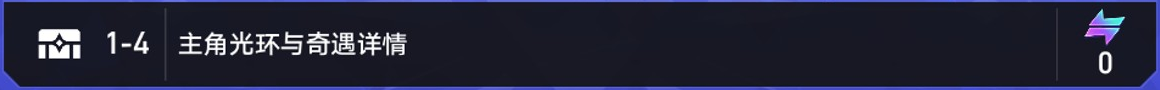
#> input picture tests/fixtures/cw/aura-header-1-4.png, 1160 x 90 px
$ python -i build-cw-resource-bundle.py   (imports and definitions only)
#> lines starting #> are read from the running program, lines starting #| are printed output that depends on the picture
#> further down, picture is the input picture: PIL image 1160x90 RGB; mean R, G, B 35.3, 36.6, 56.3
from __future__ import annotations

import argparse
from collections.abc import Iterable, Mapping
from datetime import datetime, timezone
from hashlib import sha256
import json
from pathlib import Path
import shutil
from tempfile import TemporaryDirectory
from typing import Any

from PIL import Image

from trail.core.errors import TrailError
from trail.scenes.cw.catalog import clean_cw_trait_entry, merge_cw_trait_entries
from trail.scenes.cw.equipment_resources import (
    EquipmentCatalogEntry,
    EQUIPMENT_ICON_MAX_BYTES,
    build_cw_equipment_catalog,
    equipment_bundle_manifest_entry,
    safe_equipment_cache_segment,
    write_verified_equipment_icon,
)
from trail.scenes.cw.guide import download_cw_guide_config_data, normalize_cw_guide_config_data
from trail.scenes.cw.role_resources import (
    RoleCatalogEntry,
    ROLE_ICON_MAX_BYTES,
    build_cw_role_catalog,
    download_role_icon_bytes,
    safe_role_cache_segment,
    write_verified_role_icon,
)
from trail.scenes.cw.static_resources import (
    CW_RESOURCE_BUNDLE_SCHEMA_VERSION,
    CW_ROLE_FEATURE_SCHEMA_VERSION,
    CW_ROLE_MANIFEST_SCHEMA_VERSION,
    CW_ROLE_RECOGNIZER_ALGORITHM_VERSION,
    CW_SLOT_EMPTY_TEMPLATE_VERSION,
    CW_SLOT_GEOMETRY_VERSION,
    _validate_role_empty_template_path,
    load_cw_resource_bundle_from_path,
    write_bundle_json,
    write_bundle_manifest,
)


ROOT = Path(__file__).resolve().parents[1]
DEFAULT_OUTPUT_ROOT = ROOT / "trail" / "scenes" / "cw" / "generated"
DEFAULT_EMPTY_TEMPLATE_ROOT = ROOT / "trail" / "scenes" / "cw" / "assets" / "slots"
ROLE_TARGET_SIZE = (103, 120)
ROLE_FEATURE_SIZE = (64, 64)
ROLE_AVATAR_ROI = [5, 4, 98, 108]
ROLE_HIST_BINS = (16, 16, 16)
TARGET_SEASON = ("4.7", "2", "1")


def _is_path_link(path: Path) -> bool:
    is_junction = getattr(path, "is_junction", None)
    return path.is_symlink() or (callable(is_junction) and is_junction())


# [6 lines left out: function _iter_dicts, not called in this run]


def _normalized_name(value: object) -> str:
    return "".join(str(value or "").split()).lower()


def _by_key(items: Iterable[dict], key: str) -> dict[str, dict]:
    return {str(item[key]): item for item in items if item.get(key) is not None}


def _by_name(items: Iterable[dict], key: str = "name") -> dict[str, dict]:
    return {str(item[key]): item for item in items if item.get(key)}


# [39 lines left out: functions _indexes, _build_precomputed_equipment_features, not called in this run]


def _pixel_payload(image: Image.Image, mode: str) -> dict[str, Any]:
    normalized = image.convert(mode)
    return {"mode": mode, "size": list(normalized.size), "data": list(normalized.tobytes())}


# [5 lines left out: function _normalized_rgba, not called in this run]


def _alpha_mask(image: Image.Image, size: tuple[int, int]) -> Image.Image:
    return image.convert("RGBA").getchannel("A").resize(size, Image.Resampling.LANCZOS)


def _image_data(image: Image.Image):
    get_flattened_data = getattr(image, "get_flattened_data", None)
    return get_flattened_data() if callable(get_flattened_data) else image.getdata()


def _hsv_histogram(image: Image.Image) -> list[float]:
    rgba = image.convert("RGBA").resize(ROLE_FEATURE_SIZE, Image.Resampling.LANCZOS)
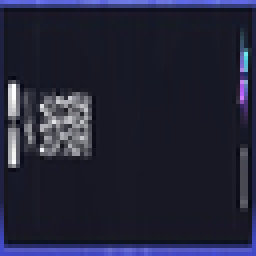
#> rgba: PIL image 64x64 RGBA (shown 4 times larger); mean R, G, B, A 35.3, 36.5, 56, 255
    hsv = rgba.convert("HSV")
#> hsv: PIL image 64x64 HSV; mean H, S, V 167.3, 93.4, 56
    alpha = rgba.getchannel("A")
#> alpha: PIL image 64x64 L; every value is 255
    histogram = [0.0] * (ROLE_HIST_BINS[0] * ROLE_HIST_BINS[1] * ROLE_HIST_BINS[2])
    total = 0.0
    for (hue, saturation, value), weight in zip(_image_data(hsv), _image_data(alpha)):
        if weight <= 8:
            continue
        hue_bin = min(ROLE_HIST_BINS[0] - 1, hue * ROLE_HIST_BINS[0] // 256)
        saturation_bin = min(ROLE_HIST_BINS[1] - 1, saturation * ROLE_HIST_BINS[1] // 256)
        value_bin = min(ROLE_HIST_BINS[2] - 1, value * ROLE_HIST_BINS[2] // 256)
        index = hue_bin * ROLE_HIST_BINS[1] * ROLE_HIST_BINS[2] + saturation_bin * ROLE_HIST_BINS[2] + value_bin
        histogram[index] += float(weight)
        total += float(weight)
#> this loop made 4096 passes
#> (hue, saturation, value, saturation_bin, value_bin, index, total) on passes 1 to 3: (166, 150, 213, 9, 13, 2717, 255), (167, 148, 227, 9, 14, 2718, 510), (166, 148, 232, 9, 14, 2718, 765)
#> after the loop, histogram = 4096 values, max 434265 at index 2642, min 0 at index 0, mean 255; total = 1044480
    if total <= 0.0:
        return histogram
    return [round(value / total, 10) for value in histogram]


# [44 lines left out: functions _role_payload_base, _build_precomputed_role_features, _copy_empty_template, _role_manifest_entry, not called in this run]


def _source_roles(raw_config: Mapping[str, Any]) -> list[dict[str, Any]]:
    return [item for item in raw_config.get("role_list") or [] if isinstance(item, dict)]


# [14 lines left out: function _validate_role_catalog_complete, not called in this run]


def _has_enriched_trait_layers(config: Mapping[str, Any]) -> bool:
    return any(isinstance(item, dict) and item.get("layers") for item in _iter_dicts(config.get("traits")))


def _read_snapshot_json(path: Path) -> Any:
    return json.loads(path.read_text(encoding="utf-8-sig"))


# [230 lines left out: functions load_cw_snapshot, _source_manifest, _ensure_generated_child, _replace_generated_bundle, build_cw_resource_bundle, main, not called in this run]


# [2 lines not run here, left out]

>>> from PIL import Image
>>> picture = Image.open('../tests/fixtures/cw/aura-header-1-4.png')
>>> result = _hsv_histogram(picture)
#> result = 4096 values, max 0.416 at index 2642, min 0 at index 0, mean 0.000244
